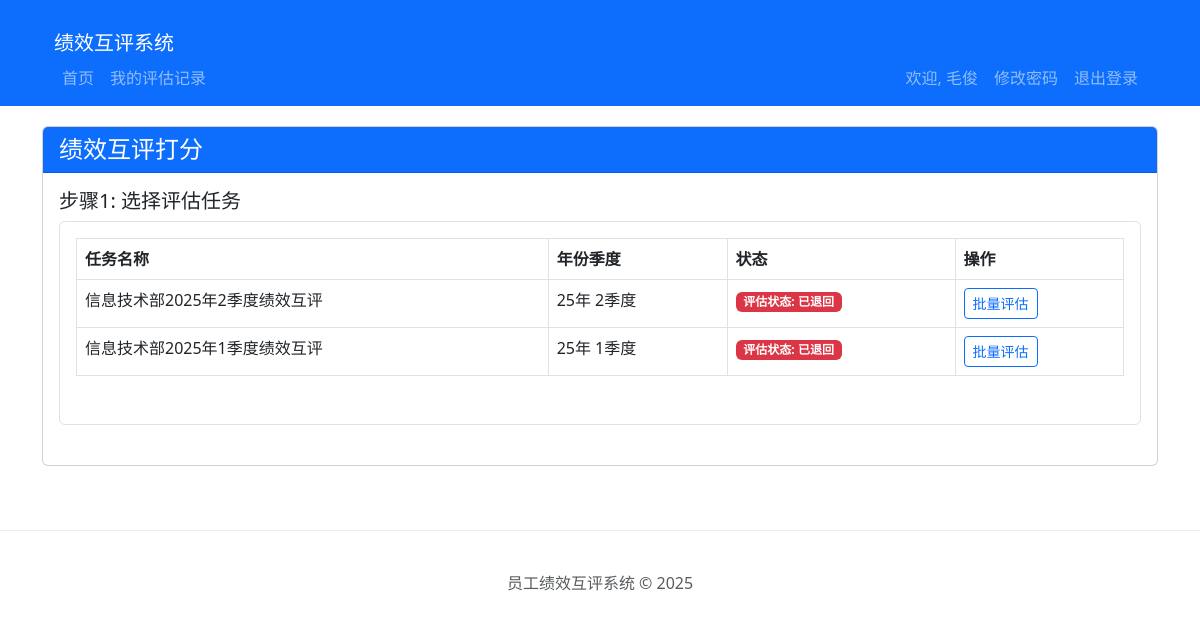
The app's page /evaluate (signed in), older data.
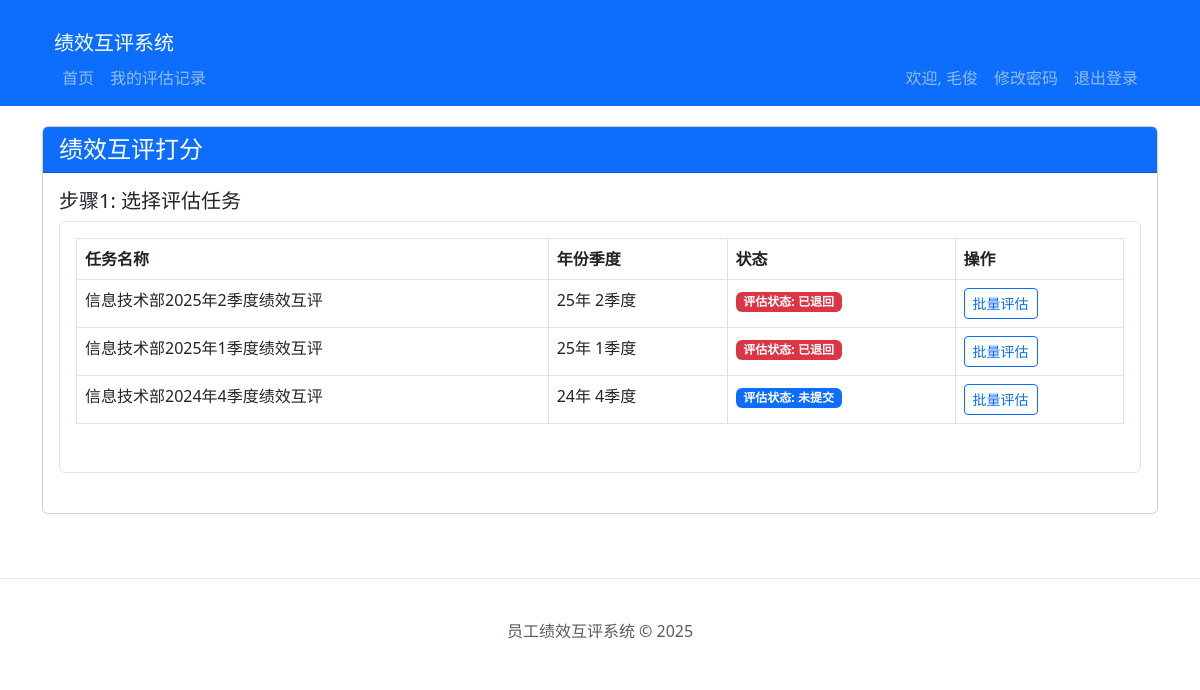
The same page, newer data.
### models.py (models this page shows, shortened)
class EvaluationTask(db.Model):
    __tablename__ = 'evaluation_task'
    id = db.Column(db.Integer, primary_key=True)
    year = db.Column(db.Integer, nullable=False)
    quarter = db.Column(db.Integer, nullable=False)  # 1-4
    name = db.Column(db.String(200), nullable=False)
    status = db.Column(db.String(20), default='published', nullable=False)
    created_at = db.Column(db.DateTime, default=datetime.utcnow)
    updated_at = db.Column(db.DateTime, default=datetime.utcnow, onupdate=datetime.utcnow)
    records = db.relationship('EvaluationRecord', back_populates='task', cascade='all, delete-orphan', lazy='dynamic')

### app.py (the view, shortened to what this page needs)
@app.route('/evaluate', methods=['GET', 'POST'])
@login_required
def evaluate_page():
    if current_user.employee_id == '10000':
        flash('管理员账号不能参与评估打分', 'danger')
        return redirect(url_for('index'))
    if current_user.is_frozen:
        flash('该账户已被冻结，无法参与评估', 'danger')
        return redirect(url_for('index'))
    from models import Employee, EvaluationTask, EvaluationRecord
    from forms import EvaluationForm
    from sqlalchemy.orm import joinedload
    form = EvaluationForm()
    current_evaluator = current_user  # 当前登录用户作为评估者
    evaluatees = []
    evaluator_id = current_user.id  # 使用当前登录用户ID
    tasks = EvaluationTask.query.filter_by(status='published').all()
    selected_task = None
    evaluations = EvaluationRecord.query.filter(
        EvaluationRecord.evaluator_id == evaluator_id,
        EvaluationRecord.status.in_(['submitted', 'returned', 'withdrawal_requested'])
    ).options(joinedload(EvaluationRecord.task)).all()
    task_evaluation_status = {}
    for evaluation in evaluations:
        if evaluation.task_id not in task_evaluation_status:
            task_evaluation_status[evaluation.task_id] = {
                'has_submitted': False,
                'has_returned': False,
                'has_withdrawal_requested': False
            }
        if evaluation.status == 'submitted':
            task_evaluation_status[evaluation.task_id]['has_submitted'] = True
        elif evaluation.status == 'returned':
            task_evaluation_status[evaluation.task_id]['has_returned'] = True
        elif evaluation.status == 'withdrawal_requested':
            task_evaluation_status[evaluation.task_id]['has_withdrawal_requested'] = True
    return render_template('evaluation/evaluate.html', form=form, current_evaluator=current_evaluator, evaluatees=evaluatees, tasks=tasks, selected_task=selected_task, task_evaluation_status=task_evaluation_status)

### app.py (called while the page is built)
@login_manager.user_loader
def load_user(user_id):
    return Employee.query.get(int(user_id))

### templates/evaluation/evaluate.html (shortened to what this page needs)
{% extends 'base.html' %}
{% block content %}
<div class="row">
    <div class="col-md-12">
        <div class="card mb-4">
            <div class="card-header bg-primary text-white">
                <h4 class="mb-0">绩效互评打分</h4>
            </div>
            <div class="card-body">
                <form method="POST" action="{{ url_for('evaluate_page') }}">
                    {% if tasks and current_evaluator %}
                    <div class="mb-4">
                        <h5>步骤1: 选择评估任务</h5>
                        <div class="card p-3 border">
                            <div class="row mb-3">
                                <div class="col-sm-12">
                                    <div class="table-responsive">
                                        <table class="table table-bordered table-hover">
                                            <thead class="thead-light">
                                                <tr>
                                                    <th>任务名称</th>
                                                    <th>年份季度</th>
                                                    <th>状态</th>
                                                    <th>操作</th>
                                                </tr>
                                            </thead>
                                            <tbody>
                                                {% if tasks %}
                                                    {% for task in tasks %}
                                                        <tr class="{% if selected_task and selected_task.id == task.id %}table-primary{% endif %}" data-task-id="{{ task.id }}">
                                                            <td>{{ task.name }}</td>
                                                            <td>{{ task.year }}年 {{ task.quarter }}季度</td>
                                                            <td>
    {% if task.id in task_evaluation_status %}
        {% if task_evaluation_status[task.id].has_withdrawal_requested %}
            <span class="badge bg-warning text-dark">评估状态: 已申请撤回</span>
        {% elif task_evaluation_status[task.id].has_returned %}
            <span class="badge bg-danger">评估状态: 已退回</span>
        {% elif task_evaluation_status[task.id].has_submitted %}
            <span class="badge bg-success">评估状态: 已提交</span>
        {% endif %}
    {% else %}
        <span class="badge bg-primary">评估状态: 未提交</span>
    {% endif %}
</td>
                                                            <td>
                                                                <button type="button" class="btn btn-outline-primary btn-sm" onclick="redirectToBatchEvaluation('{{ task.id }}')">批量评估</button>
                                                            </td>
                                                        </tr>
                                                    {% endfor %}
                                                {% else %}
                                                    <tr>
                                                        <td colspan="4" class="text-center"><div class="alert alert-info mb-0">暂无可用的评估任务</div></td>
                                                    </tr>
                                                {% endif %}
                                            </tbody>
                                        </table>
                                    </div>
                                </div>
                            </div>
                        </div>
                    </div>
                    {% endif %}
                </form>
            </div>
        </div>
    </div>
</div>
{% endblock %}

Row changes from the older to the newer data that the page shows:
added EvaluationTask: name "信息技术部2024年4季度绩效互评", year "24", quarter "4", shows "评估状态: 未提交"
